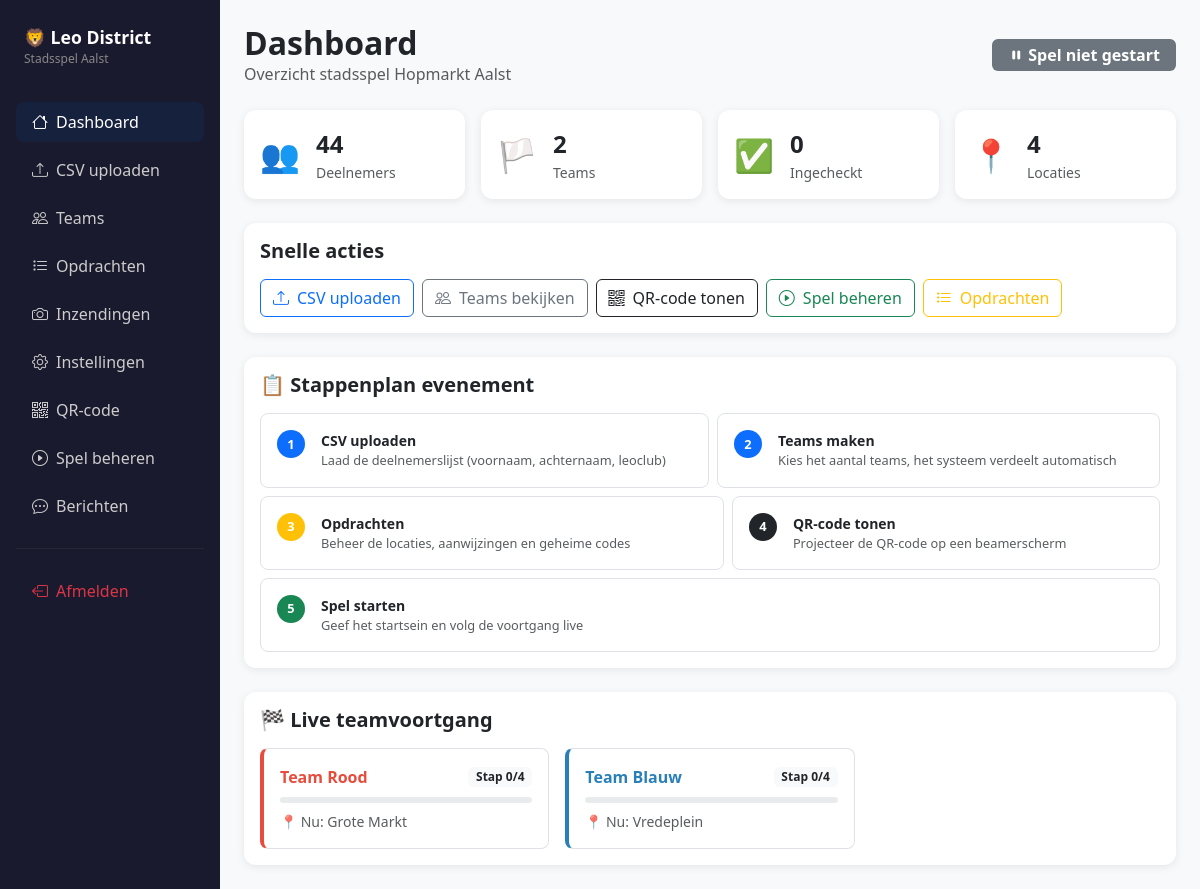
Screenshot of /admin (signed in) with the database file from the repository.
### app.py (models this page shows, shortened)
class Team(db.Model):
    id = db.Column(db.Integer, primary_key=True)
    name = db.Column(db.String(50), nullable=False)
    color = db.Column(db.String(20), nullable=False)
    bg_color = db.Column(db.String(20), nullable=False)
    label = db.Column(db.String(20), nullable=False)
    current_step = db.Column(db.Integer, default=0)
    route_json = db.Column(db.String(200), nullable=False, default="[]")
    finished = db.Column(db.Boolean, default=False)
    finished_at = db.Column(db.DateTime, nullable=True)
    members = db.relationship("Participant", backref="team", lazy=True)
    messages = db.relationship("Message", backref="team", lazy=True,
                               order_by="Message.sent_at")
    photo_submissions = db.relationship("PhotoSubmission", backref="team", lazy=True)
    @property
    def route(self):
        return json.loads(self.route_json)
    @property
    def total_steps(self):
        return len(self.route)
    @property
    def current_location(self):
        r = self.route
        if self.current_step < len(r):
            return Location.query.get(r[self.current_step])
        return None
    @property
    def progress_pct(self):
        total = self.total_steps
        if total == 0:
            return 0
        return int((self.current_step / total) * 100)

class Location(db.Model):
    id = db.Column(db.Integer, primary_key=True)
    order_index = db.Column(db.Integer, nullable=False, default=0)
    name = db.Column(db.String(100), nullable=False)
    emoji = db.Column(db.String(10), nullable=False, default="📍")
    clue = db.Column(db.Text, nullable=False, default="")
    challenge = db.Column(db.Text, nullable=False, default="")
    arrival_hint = db.Column(db.String(500), nullable=True)
    answer_type = db.Column(db.String(10), nullable=False, default="code")  # 'code' or 'photo'
    secret_code = db.Column(db.String(50), nullable=True)
    challenge_image = db.Column(db.String(200), nullable=True)  # optional image shown with the challenge
    submissions = db.relationship("PhotoSubmission", backref="location", lazy=True)

### app.py (the view)
@app.route("/admin/")
@app.route("/admin")
@admin_required
def admin_dashboard():
    locations = get_locations()
    teams = Team.query.all()
    return render_template(
        "admin/dashboard.html",
        settings=get_settings(),
        participant_count=Participant.query.count(),
        team_count=len(teams),
        checked_in=Participant.query.filter_by(checked_in=True).count(),
        teams=teams,
        locations=locations,
        locations_by_id={loc.id: loc for loc in locations},
        total_unread=Message.query.filter_by(sender_type="team", read_by_admin=False).count(),
        pending_submissions=pending_submissions_count(),
    )

### app.py (called while the page is built)
def get_settings():
    s = GameSettings.query.first()
    if not s:
        s = GameSettings()
        db.session.add(s)
        db.session.commit()
    return s

def get_locations():
    return Location.query.order_by(Location.order_index).all()

def admin_required(f):
    from functools import wraps
    @wraps(f)
    def decorated(*args, **kwargs):
        if not session.get("admin_logged_in"):
            return redirect(url_for("admin_login"))
        return f(*args, **kwargs)
    return decorated

def pending_submissions_count():
    return PhotoSubmission.query.filter_by(status="pending").count()

### templates/admin/dashboard.html (shortened to what this page needs)
{% extends "base_admin.html" %}
{% block content %}
<div class="d-flex align-items-center mb-4">
  <div>
    <h2 class="fw-bold mb-0">Dashboard</h2>
    <p class="text-muted mb-0">Overzicht stadsspel Hopmarkt Aalst</p>
  </div>
  <div class="ms-auto">
    {% if settings.game_started %}
    <span class="badge bg-success fs-6 px-3 py-2"><i class="bi bi-play-fill me-1"></i>Spel actief</span>
    {% else %}
    <span class="badge bg-secondary fs-6 px-3 py-2"><i class="bi bi-pause-fill me-1"></i>Spel niet gestart</span>
    {% endif %}
  </div>
</div>
<div class="row g-3 mb-4">
  <div class="col-sm-6 col-xl-3">
    <div class="card h-100 p-3">
      <div class="d-flex align-items-center gap-3">
        <div class="fs-2">👥</div>
        <div>
          <div class="fs-4 fw-bold">{{ participant_count }}</div>
          <div class="text-muted small">Deelnemers</div>
        </div>
      </div>
    </div>
  </div>
  <div class="col-sm-6 col-xl-3">
    <div class="card h-100 p-3">
      <div class="d-flex align-items-center gap-3">
        <div class="fs-2">🏳️</div>
        <div>
          <div class="fs-4 fw-bold">{{ team_count }}</div>
          <div class="text-muted small">Teams</div>
        </div>
      </div>
    </div>
  </div>
  <div class="col-sm-6 col-xl-3">
    <div class="card h-100 p-3">
      <div class="d-flex align-items-center gap-3">
        <div class="fs-2">✅</div>
        <div>
          <div class="fs-4 fw-bold">{{ checked_in }}</div>
          <div class="text-muted small">Ingecheckt</div>
        </div>
      </div>
    </div>
  </div>
  <div class="col-sm-6 col-xl-3">
    <div class="card h-100 p-3">
      <div class="d-flex align-items-center gap-3">
        <div class="fs-2">📍</div>
        <div>
          <div class="fs-4 fw-bold">{{ locations|length }}</div>
          <div class="text-muted small">Locaties</div>
        </div>
      </div>
    </div>
  </div>
</div>
<div class="card mb-4">
  <div class="card-body">
    <h5 class="fw-bold mb-3">Snelle acties</h5>
    <div class="d-flex flex-wrap gap-2">
      <a href="{{ url_for('admin_upload') }}" class="btn btn-outline-primary">
        <i class="bi bi-upload me-2"></i>CSV uploaden
      </a>
      <a href="{{ url_for('admin_groups') }}" class="btn btn-outline-secondary">
        <i class="bi bi-people me-2"></i>Teams bekijken
      </a>
      <a href="{{ url_for('admin_qr') }}" class="btn btn-outline-dark">
        <i class="bi bi-qr-code me-2"></i>QR-code tonen
      </a>
      <a href="{{ url_for('admin_game') }}" class="btn btn-outline-success">
        <i class="bi bi-play-circle me-2"></i>Spel beheren
      </a>
      <a href="{{ url_for('admin_opdrachten') }}" class="btn btn-outline-warning">
        <i class="bi bi-list-task me-2"></i>Opdrachten
      </a>
    </div>
  </div>
</div>
<div class="card mb-4">
  <div class="card-body">
    <h5 class="fw-bold mb-3">📋 Stappenplan evenement</h5>
    <div class="row g-2">
      {% set steps = [
        ("1", "CSV uploaden", "Laad de deelnemerslijst (voornaam, achternaam, leoclub)", "upload", "primary"),
        ("2", "Teams maken", "Kies het aantal teams, het systeem verdeelt automatisch", "groups", "primary"),
        ("3", "Opdrachten", "Beheer de locaties, aanwijzingen en geheime codes", "opdrachten", "warning"),
        ("4", "QR-code tonen", "Projecteer de QR-code op een beamerscherm", "qr", "dark"),
        ("5", "Spel starten", "Geef het startsein en volg de voortgang live", "game", "success"),
      ] %}
      {% for num, title, desc, endpoint, color in steps %}
      <div class="col-12 col-md-6 col-xl-auto flex-xl-fill">
        <div class="border rounded-3 p-3 h-100 d-flex align-items-start gap-3">
          <span class="step-badge bg-{{ color }} text-white">{{ num }}</span>
          <div>
            <div class="fw-semibold small">{{ title }}</div>
            <div class="text-muted" style="font-size:.8rem;">{{ desc }}</div>
          </div>
        </div>
      </div>
      {% endfor %}
    </div>
  </div>
</div>
{% if teams %}
<div class="card">
  <div class="card-body">
    <h5 class="fw-bold mb-3">🏁 Live teamvoortgang</h5>
    <div class="row g-3" id="team-progress-preview">
      {% for team in teams %}
      <div class="col-sm-6 col-xl-4">
        <div class="border rounded-3 p-3" style="border-left: 4px solid {{ team.color }} !important;">
          <div class="d-flex align-items-center mb-2">
            <span class="fw-bold" style="color:{{ team.color }}">{{ team.name }}</span>
            {% if team.finished %}
            <span class="badge bg-success ms-auto">Klaar! 🎉</span>
            {% else %}
            <span class="badge bg-light text-dark ms-auto">Stap {{ team.current_step }}/{{ team.total_steps }}</span>
            {% endif %}
          </div>
          <div class="progress mb-2" style="height:6px;">
          </div>
          <div class="text-muted small">
            {% if team.current_location %}
              📍 Nu: {{ team.current_location.name }}
            {% else %}
              🎉 Alle locaties bezocht!
            {% endif %}
          </div>
        </div>
      </div>
      {% endfor %}
    </div>
  </div>
</div>
{% endif %}
{% endblock %}

### templates/base_admin.html (style rules this page uses)
body { background: #f8f9fa; }
.card { border: none; border-radius: 12px; box-shadow: 0 2px 8px rgba(0,0,0,.08); }
.step-badge { width: 28px; height: 28px; border-radius: 50%; display: inline-flex; align-items: center; justify-content: center; font-size: 0.8rem; font-weight: 700; }

### rows the page displays
Team: name "Team Rood", current_step "0", total_steps "4", current_location.name "Grote Markt"
Team: name "Team Blauw", current_step "0", total_steps "4", current_location.name "Vredeplein"

### other values shown
{{ participant_count }} "44"
{{ team_count }} "2"
{{ checked_in }} "0"
{{ locations|length }} "4"
{{ num }} "1" "2" "3" "4" "5"
{{ title }} "CSV uploaden" "Teams maken" "Opdrachten" "QR-code tonen" "Spel starten"
{{ desc }} "Laad de deelnemerslijst (voornaam, achternaam, leoclub)" "Kies het aantal teams, het systeem verdeelt automatisch" "Beheer de locaties, aanwijzingen en geheime codes" "Projecteer de QR-code op een beamerscherm" "Geef het startsein en volg de voortgang live"
